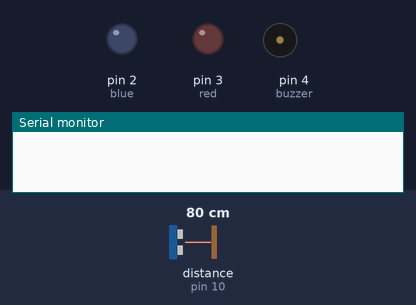
A sketch run on a simulated Arduino Uno, built with avr-gcc and run on an emulated ATmega328P. Parts: output pins drawn as LEDs (lit = HIGH), buzzer (waves = sounding), the last lines printed to the serial monitor. Wiring (inferred from the names in the program): ultrasonic range finder: trigger pin 9; echo pin 10. Dashed ring = blinking. The inputs (shaded band) are chosen by the test bench; at power-on: distance to the obstacle (sensor on pin 10) 80 cm. The echo pulse lasts 58.3 µs per cm; random numbers use the default seed unless the sketch sets one; pins used as bus, display or sensor lines are not drawn.

Above: at 1.2 s.
1.3 s: distance to the obstacle (sensor on pin 10) set to 74 cm
At 2.1 s:
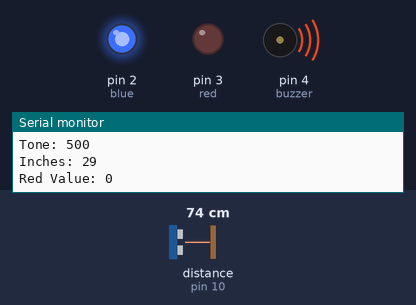
4.3 s: distance to the obstacle (sensor on pin 10) set to 2 cm
At 4.5 s:
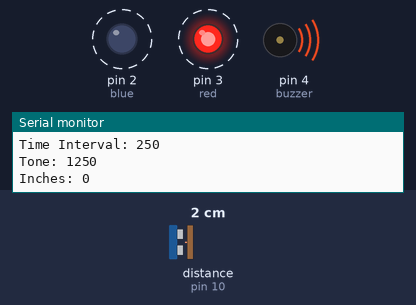
7.3 s: distance to the obstacle (sensor on pin 10) set to 35 cm
At 8.5 s:
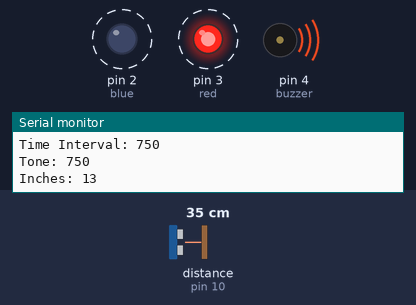
Timing chart, 0 to 16.3 s (numbered marks = the images above; inputs shaded):
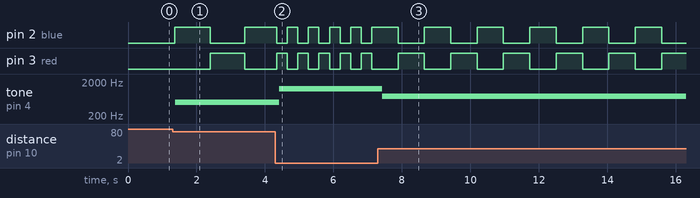

Measured:
- the behaviour switches between 79 and 78 cm on distance to the obstacle (sensor on pin 10) (found by bisection; images 0 and 1)
- after the input at 1.3 s, pin 2 (blue): LOW → HIGH after 0.07 s, → LOW 1.0 s later, → HIGH 1.0 s later; pin 3 (red): LOW → HIGH after 1.1 s, → LOW 1.0 s later; tone on pin 4 (buzzer): silent → 500 Hz after 0.08 s
- after the input at 4.3 s, tone on pin 4 (buzzer): 500 Hz → 1250 Hz after 0.12 s
- after the input at 7.3 s, tone on pin 4 (buzzer): 1250 Hz → 750 Hz after 0.13 s

The sketch:

USS_Detection.ino
```cpp
int trig = 9;
int echo = 10;
int buzzer = 4;
int red = 3;
int blue = 2;

int time_interval = 1000;
int toned = 0;
bool initalize = true;

long duration, inches;

int last_time = 0;
int current_time = millis();

void setup() {
  Serial.begin(9600);
  pinMode(trig, OUTPUT);
  pinMode(echo, INPUT);
  pinMode(red, OUTPUT);
  pinMode(blue, OUTPUT);
  digitalWrite(red,HIGH);
}

void sensor() {
  digitalWrite(trig, LOW);
  delayMicroseconds(2);
  digitalWrite(trig, HIGH);
  delayMicroseconds(10);
  digitalWrite(trig, LOW);

  duration = pulseIn(echo, HIGH);

  inches = duration / 74 / 2;
}

void loop() {
  sensor();
  while(inches <= 30)
  {
    inches >= 20 ? ((time_interval = 1000), (toned = 500)) : (inches >= 10 ? ((time_interval = 750), (toned = 750)): (inches >= 5 ? ((time_interval = 500), (toned = 1000)) : ((time_interval = 250), (toned = 1250)))); // Depending on how close the oject is to the sensor the LEDs will change at a varying rate
    current_time = millis();
    if(initalize) // Initalizes either the Red or Blue LED to turn on when an object is first in proximity
    {
      last_time = current_time;
      int first_lit = random(2);
      first_lit == 0 ? digitalWrite(red, HIGH) : digitalWrite(blue, HIGH);
      initalize = false;
    }
    if(current_time - last_time >= time_interval) // After the initalization the LEDs will go between On and Off
    {
      last_time = current_time;
      digitalRead(red) ? digitalWrite(red, LOW) : digitalWrite(red, HIGH);
      digitalRead(blue) ? digitalWrite(blue, LOW) : digitalWrite(blue, HIGH);
    }

    Serial.print("Inches: ");
    Serial.println(inches);
    Serial.print("Red Value: ");
    Serial.println(digitalRead(red));
    Serial.print("Blue Value: ");
    Serial.println(digitalRead(blue));
    Serial.print("Time Interval: ");
    Serial.println(time_interval);
    Serial.print("Tone: ");
    Serial.println(toned);
    Serial.println();

    tone(buzzer, toned);
    sensor();
  }

  digitalWrite(red, LOW);
  digitalWrite(blue, LOW);
  noTone(buzzer);
  initalize = true;

  delay(100);

}
```
